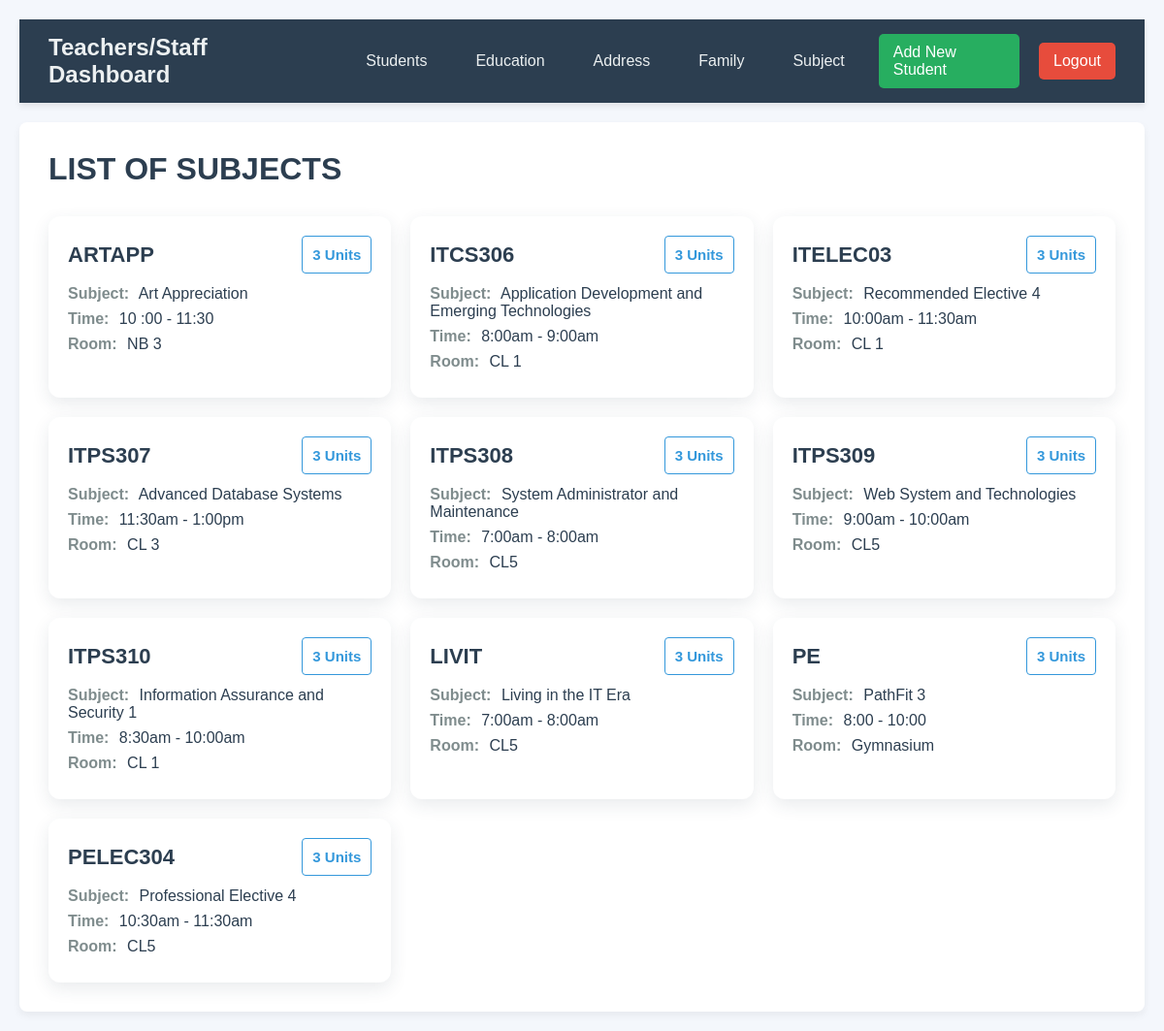
The app's page /subject/ (signed in) with its own data.
### online_enrollment/models.py (models this page shows, shortened)
class Subject(models.Model):
    subject_code = models.CharField(max_length=10)
    subject_name = models.CharField(max_length=100)
    time = models.CharField(max_length=20)
    room = models.CharField(max_length=10)
    units = models.IntegerField()
    class Meta:
        ordering = ['subject_code']

### online_enrollment/views.py (the view)
# urls.py: path('subject/', views.subject, name='subject'),
@login_required(login_url='login_user')
def subject(request):
    subject = Subject.objects.all()
    return render(request, 'subject.html', {'subject':subject})

### online_enrollment/templates/subject.html (shortened to what this page needs)
{% extends "layout.html" %}
{% block content %}
<div class="page-header">
    <h1 class="section-header">LIST OF SUBJECTS</h1>
</div>
<div class="students-grid">
    {% for x in subject %}
    <div class="student-card">
        <div class="card-header">
            <h3>{{ x.subject_code }}</h3>
            <span class="student-badge">{{ x.units }} Units</span>
        </div>
        <div class="info-row">
            <span class="info-label">Subject:</span>
            <span class="info-value">{{ x.subject_name }}</span>
        </div>
        <div class="info-row">
            <span class="info-label">Time:</span>
            <span class="info-value">{{ x.time }}</span>
        </div>
        <div class="info-row">
            <span class="info-label">Room:</span>
            <span class="info-value">{{ x.room }}</span>
        </div>
    </div>
    {% empty %}
    <div class="empty-state">
        <p>No subjects found.</p>
    </div>
    {% endfor %}
</div>
{% endblock %}

### online_enrollment/templates/layout.html (shortened to what this page needs)
<!DOCTYPE html>
{% load static %}
<html lang="en">
<head>
    <link rel="stylesheet" href="{% static 'css/styles.css' %}">
</head>
<body>
    <nav class="navbar">
        <div class="nav-left">
            <a href="/dashboard" class="nav-title">Teachers/Staff Dashboard</a>
        </div>
        <div class="nav-right">
            <a href="/dashboard" class="nav-item">Students</a>
            <a href="/education" class="nav-item">Education</a>
            <a href="/address" class="nav-item">Address</a>
            <a href="/family" class="nav-item">Family</a>
            <a href="/subject" class="nav-item">Subject</a>
            <a href="{% url 'add_student_step1' %}" class="nav-item add-student">Add New Student</a>
            <a href="{% url 'logout_user' %}" class="nav-item logout-btn">Logout</a>
        </div>
    </nav>
    <div class="content">
        {% block content %}{% endblock %}
    </div>
</body>
</html>

### online_enrollment/static/css/styles.css (style rules this page uses)
* { margin: 0; padding: 0; box-sizing: border-box; }
body { font-family: 'Arial', sans-serif; background-color: #f4f7fc; color: #333; padding: 20px; }
.navbar { display: flex; justify-content: space-between; align-items: center; background-color: #2c3e50; padding: 15px 30px; box-shadow: 0 4px 6px rgba(0,0,0,0.08); }
.nav-left .nav-title { font-size:24px; font-weight:bold; color:#ecf0f1; text-decoration:none; }
.nav-right { display:flex; align-items:center; }
.nav-item { color:#ecf0f1; text-decoration:none; margin-left:20px; padding:10px 15px; border-radius:5px; transition:background-color .3s; }
.add-student { background-color: #27ae60; color: white; }
.logout-btn { background-color: #e74c3c; color: white; }
.content { padding:30px; margin-top:20px; background:#fff; border-radius:8px; box-shadow:0 4px 8px rgba(0,0,0,0.06); }
.page-header { margin-bottom:30px; }
.page-header h1 { font-size:32px; color:#2c3e50; }
.section-header { font-size: 18px; margin-bottom: 20px; color: #2c3e50; }
.students-grid { display:grid; grid-template-columns: repeat(auto-fill, minmax(300px, 1fr)); gap:20px; margin-top:20px; }
.student-card { background:#fff; padding:20px; border-radius:12px; box-shadow:0 6px 18px rgba(44,62,80,0.10); transition: transform .18s, box-shadow .18s; }
.card-header { display:flex; justify-content:space-between; align-items:center; margin-bottom:12px; }
.card-header h3 { font-size: 22px; color: #2c3e50; }
.student-badge { background: none; color: #3498db; border: 1px solid #3498db; padding: 10px 10px; border-radius: 4px; font-weight: 600; font-size: 15px; }
.info-row { margin-bottom:8px; }
.info-label { font-weight:700; color:#7f8c8d; margin-right:6px; }
.info-value { color:#2c3e50; }

### records on screen
Subject: subject_code "ARTAPP", units "3", subject_name "Art Appreciation", time "10 :00 - 11:30", room "NB 3"
Subject: subject_code "ITCS306", units "3", subject_name "Application Development and Emerging Technologies", time "8:00am - 9:00am", room "CL 1"
Subject: subject_code "ITELEC03", units "3", subject_name "Recommended Elective 4", time "10:00am - 11:30am", room "CL 1"
Subject: subject_code "ITPS307", units "3", subject_name "Advanced Database Systems", time "11:30am - 1:00pm", room "CL 3"
Subject: subject_code "ITPS308", units "3", subject_name "System Administrator and Maintenance", time "7:00am - 8:00am", room "CL5"
Subject: subject_code "ITPS309", units "3", subject_name "Web System and Technologies", time "9:00am - 10:00am", room "CL5"
Subject: subject_code "ITPS310", units "3", subject_name "Information Assurance and Security 1", time "8:30am - 10:00am", room "CL 1"
Subject: subject_code "LIVIT", units "3", subject_name "Living in the IT Era", time "7:00am - 8:00am", room "CL5"
Subject: subject_code "PE", units "3", subject_name "PathFit 3", time "8:00 - 10:00", room "Gymnasium"
Subject: subject_code "PELEC304", units "3", subject_name "Professional Elective 4", time "10:30am - 11:30am", room "CL5"
